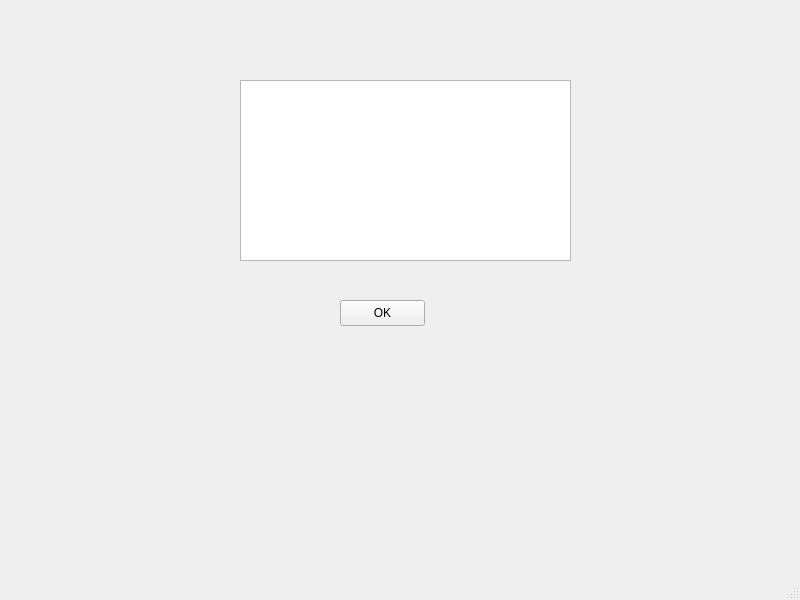
<?xml version="1.0" encoding="UTF-8"?>
<ui version="4.0">
 <class>MainWindow</class>
 <widget class="QMainWindow" name="MainWindow">
  <property name="geometry">
   <rect>
    <x>0</x>
    <y>0</y>
    <width>800</width>
    <height>600</height>
   </rect>
  </property>
  <property name="windowTitle">
   <string>tv</string>
  </property>
  <widget class="QWidget" name="centralwidget">
   <widget class="QPushButton" name="button">
    <property name="geometry">
     <rect>
      <x>340</x>
      <y>300</y>
      <width>85</width>
      <height>26</height>
     </rect>
    </property>
    <property name="text">
     <string>OK</string>
    </property>
   </widget>
   <widget class="QPlainTextEdit" name="tv">
    <property name="geometry">
     <rect>
      <x>240</x>
      <y>80</y>
      <width>331</width>
      <height>181</height>
     </rect>
    </property>
   </widget>
  </widget>
  <widget class="QMenuBar" name="menubar">
   <property name="geometry">
    <rect>
     <x>0</x>
     <y>0</y>
     <width>800</width>
     <height>25</height>
    </rect>
   </property>
  </widget>
  <widget class="QStatusBar" name="statusbar"/>
 </widget>
 <resources/>
 <connections/>
</ui>
